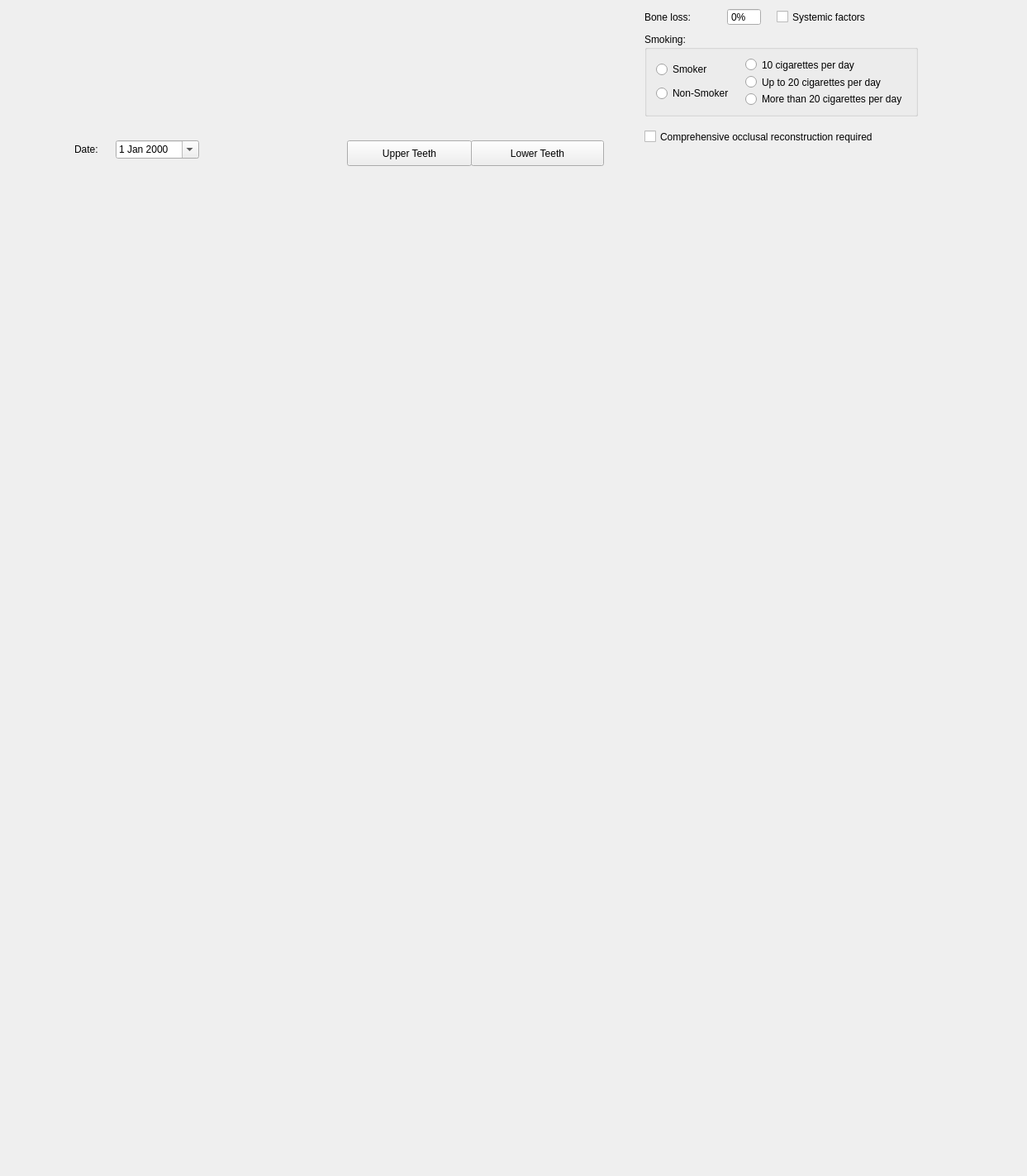
<?xml version="1.0" encoding="UTF-8"?>
<ui version="4.0">
 <class>PerioViewClass</class>
 <widget class="QWidget" name="PerioViewClass">
  <property name="geometry">
   <rect>
    <x>0</x>
    <y>0</y>
    <width>1243</width>
    <height>1424</height>
   </rect>
  </property>
  <property name="sizePolicy">
   <sizepolicy hsizetype="Fixed" vsizetype="Fixed">
    <horstretch>0</horstretch>
    <verstretch>0</verstretch>
   </sizepolicy>
  </property>
  <property name="minimumSize">
   <size>
    <width>1243</width>
    <height>1424</height>
   </size>
  </property>
  <property name="windowTitle">
   <string>PerioView</string>
  </property>
  <widget class="QStackedWidget" name="stackedWidget">
   <property name="geometry">
    <rect>
     <x>10</x>
     <y>230</y>
     <width>1195</width>
     <height>801</height>
    </rect>
   </property>
   <property name="currentIndex">
    <number>1</number>
   </property>
   <widget class="PerioStatusView" name="maxilla"/>
   <widget class="PerioStatusView" name="mandibula"/>
  </widget>
  <widget class="HalfRoundedButton" name="upperButton">
   <property name="geometry">
    <rect>
     <x>420</x>
     <y>170</y>
     <width>151</width>
     <height>31</height>
    </rect>
   </property>
   <property name="text">
    <string>Upper Teeth</string>
   </property>
   <property name="checkable">
    <bool>true</bool>
   </property>
  </widget>
  <widget class="HalfRoundedButton" name="lowerButton">
   <property name="geometry">
    <rect>
     <x>570</x>
     <y>170</y>
     <width>161</width>
     <height>31</height>
    </rect>
   </property>
   <property name="text">
    <string>Lower Teeth</string>
   </property>
   <property name="checkable">
    <bool>true</bool>
   </property>
  </widget>
  <widget class="QLabel" name="label">
   <property name="geometry">
    <rect>
     <x>780</x>
     <y>10</y>
     <width>101</width>
     <height>21</height>
    </rect>
   </property>
   <property name="text">
    <string>Bone loss:</string>
   </property>
  </widget>
  <widget class="QSpinBox" name="boneSpin">
   <property name="geometry">
    <rect>
     <x>880</x>
     <y>10</y>
     <width>41</width>
     <height>21</height>
    </rect>
   </property>
   <property name="buttonSymbols">
    <enum>QAbstractSpinBox::ButtonSymbols::NoButtons</enum>
   </property>
   <property name="suffix">
    <string>%</string>
   </property>
   <property name="maximum">
    <number>100</number>
   </property>
  </widget>
  <widget class="QCheckBox" name="systemicCheck">
   <property name="geometry">
    <rect>
     <x>940</x>
     <y>10</y>
     <width>161</width>
     <height>21</height>
    </rect>
   </property>
   <property name="text">
    <string>Systemic factors</string>
   </property>
  </widget>
  <widget class="QCheckBox" name="restoreCheck">
   <property name="geometry">
    <rect>
     <x>780</x>
     <y>150</y>
     <width>331</width>
     <height>31</height>
    </rect>
   </property>
   <property name="text">
    <string>Comprehensive occlusal reconstruction required</string>
   </property>
  </widget>
  <widget class="QGroupBox" name="groupBox">
   <property name="geometry">
    <rect>
     <x>780</x>
     <y>40</y>
     <width>331</width>
     <height>101</height>
    </rect>
   </property>
   <property name="title">
    <string>Smoking:</string>
   </property>
   <layout class="QHBoxLayout" name="horizontalLayout">
    <item>
     <layout class="QVBoxLayout" name="verticalLayout">
      <item>
       <widget class="QRadioButton" name="radioSmoke_1">
        <property name="text">
         <string>Smoker</string>
        </property>
       </widget>
      </item>
      <item>
       <widget class="QRadioButton" name="radioSmoke_2">
        <property name="text">
         <string>Non-Smoker</string>
        </property>
       </widget>
      </item>
     </layout>
    </item>
    <item>
     <layout class="QVBoxLayout" name="verticalLayout_2">
      <item>
       <widget class="QRadioButton" name="radioSmoke_3">
        <property name="text">
         <string>10 cigarettes per day</string>
        </property>
       </widget>
      </item>
      <item>
       <widget class="QRadioButton" name="radioSmoke_4">
        <property name="text">
         <string>Up to 20 cigarettes per day</string>
        </property>
       </widget>
      </item>
      <item>
       <widget class="QRadioButton" name="radioSmoke_5">
        <property name="text">
         <string>More than 20 cigarettes per day</string>
        </property>
       </widget>
      </item>
     </layout>
    </item>
   </layout>
  </widget>
  <widget class="QLabel" name="riskLabel">
   <property name="geometry">
    <rect>
     <x>480</x>
     <y>1300</y>
     <width>401</width>
     <height>51</height>
    </rect>
   </property>
   <property name="font">
    <font>
     <pointsize>16</pointsize>
    </font>
   </property>
   <property name="text">
    <string/>
   </property>
   <property name="alignment">
    <set>Qt::AlignmentFlag::AlignCenter</set>
   </property>
  </widget>
  <widget class="PerioStatisticView" name="perioStatistics" native="true">
   <property name="geometry">
    <rect>
     <x>80</x>
     <y>1050</y>
     <width>1121</width>
     <height>361</height>
    </rect>
   </property>
  </widget>
  <widget class="DateEdit" name="dateEdit">
   <property name="geometry">
    <rect>
     <x>140</x>
     <y>170</y>
     <width>101</width>
     <height>22</height>
    </rect>
   </property>
   <property name="calendarPopup">
    <bool>true</bool>
   </property>
  </widget>
  <widget class="QLabel" name="label_2">
   <property name="geometry">
    <rect>
     <x>90</x>
     <y>170</y>
     <width>49</width>
     <height>21</height>
    </rect>
   </property>
   <property name="text">
    <string>Date:</string>
   </property>
  </widget>
  <widget class="PatientTileInfo" name="patientInfoTile" native="true">
   <property name="geometry">
    <rect>
     <x>140</x>
     <y>20</y>
     <width>551</width>
     <height>121</height>
    </rect>
   </property>
  </widget>
  <zorder>patientInfoTile</zorder>
  <zorder>stackedWidget</zorder>
  <zorder>upperButton</zorder>
  <zorder>lowerButton</zorder>
  <zorder>label</zorder>
  <zorder>boneSpin</zorder>
  <zorder>systemicCheck</zorder>
  <zorder>restoreCheck</zorder>
  <zorder>groupBox</zorder>
  <zorder>riskLabel</zorder>
  <zorder>perioStatistics</zorder>
  <zorder>dateEdit</zorder>
  <zorder>label_2</zorder>
 </widget>
 <layoutdefault spacing="6" margin="11"/>
 <customwidgets>
  <customwidget>
   <class>PatientTileInfo</class>
   <extends>QWidget</extends>
   <header>View/SubWidgets/PatientTileInfo.h</header>
   <container>1</container>
  </customwidget>
  <customwidget>
   <class>DateEdit</class>
   <extends>QDateEdit</extends>
   <header>View/uiComponents/DateEdit.h</header>
  </customwidget>
  <customwidget>
   <class>PerioStatusView</class>
   <extends>QWidget</extends>
   <header>View/Widgets/PerioStatusView.h</header>
   <container>1</container>
  </customwidget>
  <customwidget>
   <class>HalfRoundedButton</class>
   <extends>QPushButton</extends>
   <header>View/uiComponents/HalfRoundedButton.h</header>
  </customwidget>
  <customwidget>
   <class>PerioStatisticView</class>
   <extends>QWidget</extends>
   <header>View/SubWidgets/PerioStatisticView.h</header>
   <container>1</container>
  </customwidget>
 </customwidgets>
 <resources/>
 <connections/>
</ui>
